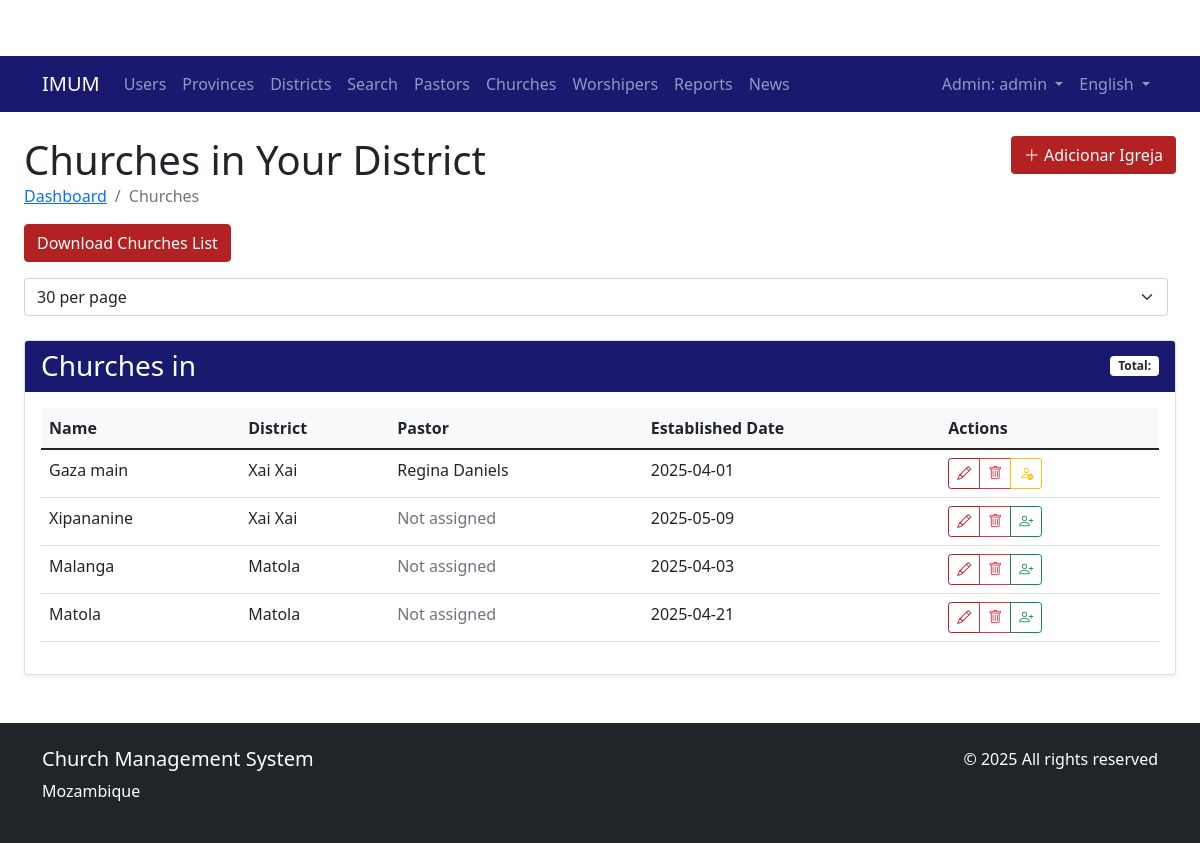
The page /churches/ (signed in) on the database its author committed.
### church/models.py (models this page shows, shortened)
class User(AbstractUser):
    ROLE_CHOICES = (
        ('ADMIN', _('Admin')),
        ('MAIN_REVEREND', _('Main Reverend')),
        ('PASTOR', _('Pastor')),
    )
    GENDER_CHOICES = (
        ('M', _('Male')),
        ('F', _('Female')),
        ('O', _('Other')),
    )
    PASTOR_CATEGORY_CHOICES = (
        ('DEACON', _('Deacon')),
        ('PROBATIONARY', _('Probationary')),
        ('PRESBYTER', _('Presbyter')),
    )
    role = models.CharField(max_length=20, choices=ROLE_CHOICES, default='PASTOR')
    phone_number = models.CharField(max_length=20, blank=True, null=True)
    profile_picture = models.ImageField(upload_to='profile_pics/', blank=True, null=True)
    address = models.TextField(blank=True, null=True)
    gender = models.CharField(max_length=1, choices=GENDER_CHOICES, blank=True, null=True)
    date_of_birth = models.DateField(blank=True, null=True)
    created_by = models.ForeignKey(
        'self',
        on_delete=models.SET_NULL,
        null=True,
        blank=True,
        related_name='created_users',
        verbose_name=_('Created By')
    )
    groups = models.ManyToManyField(
        Group,
        verbose_name=_('groups'),
        blank=True,
        help_text=_(
            'The groups this user belongs to. A user will get all permissions '
            'granted to each of their groups.'
        ),
        related_name="church_user_set",
        related_query_name="church_user",
    )
    user_permissions = models.ManyToManyField(
        Permission,
        verbose_name=_('user permissions'),
        blank=True,
        help_text=_('Specific permissions for this user.'),
        related_name="church_user_set",
        related_query_name="church_user",
    )
    pastor_category = models.CharField(
        max_length=20,
        choices=PASTOR_CATEGORY_CHOICES,
        null=True,
        blank=True,
        verbose_name=_('Pastor Category')
    )
    class Meta:
        verbose_name = _('user')
        verbose_name_plural = _('users')

class Church(models.Model):
    name = models.CharField(max_length=200)
    district = models.ForeignKey(District, on_delete=models.CASCADE, related_name='churches')
    pastor = models.ForeignKey(User, on_delete=models.SET_NULL, null=True, blank=True,
                             limit_choices_to={'role': 'PASTOR'}, related_name = 'churches')
    address = models.TextField()
    established_date = models.DateField()
    class Meta:
        verbose_name = _('Church')
        verbose_name_plural = _('Churches')
        ordering = ['name']

class District(models.Model):
    name = models.CharField(max_length=100)
    province = models.ForeignKey(Province, on_delete=models.CASCADE, related_name='districts')
    main_reverend = models.ForeignKey(User, on_delete=models.SET_NULL, null=True, blank=True,
                                    limit_choices_to={'role': 'MAIN_REVEREND'})
    class Meta:
        verbose_name = _('District')
        verbose_name_plural = _('Districts')
        ordering = ['province', 'name']
        unique_together = ('name', 'province')

### church/views.py (the view)
# urls.py: path('churches/', views.church_list, name='church_list'),
@login_required
def church_list(request):
    if request.user.is_superuser or request.user.role == 'ADMIN':
        queryset = Church.objects.all().order_by('district', 'name')
    elif request.user.role == 'MAIN_REVEREND':
        district = District.objects.get(main_reverend=request.user)
        queryset = Church.objects.filter(district=district).order_by('name')
    else:
        messages.error(request, _('You do not have permission to view this page.'))
        return redirect('dashboard')
    churches, per_page = get_paginated_queryset(request, queryset)
    context = {
        'churches': churches,
        'per_page': per_page,
    }
    return render(request, 'church/reverend/church_list.html', context)

### church/views.py (called while the page is built)
def get_paginated_queryset(request, queryset, default_per_page=30):
    per_page = request.GET.get('per_page', default_per_page)
    try:
        per_page = int(per_page)
        if per_page not in [30, 50, 100]:
            per_page = default_per_page
    except ValueError:
        per_page = default_per_page
    paginator = Paginator(queryset, per_page)
    page = request.GET.get('page')
    paginated = paginator.get_page(page)
    return paginated, per_page

### templates/church/reverend/church_list.html (shortened to what this page needs)
{% extends "church/base.html" %}
{% load i18n %}
{% block content %}
<div class="container-fluid">
    <div class="row mb-4">
        <div class="col">
            <h1 class="mb-0">{% trans "Churches in Your District" %}</h1>
            <nav aria-label="breadcrumb">
                <ol class="breadcrumb">
                    <li class="breadcrumb-item"><a href="{% url 'church:dashboard' %}">{% trans "Dashboard" %}</a></li>
                    <li class="breadcrumb-item active" aria-current="page">{% trans "Churches" %}</li>
                </ol>
            </nav>
        </div>
        <div class="col-auto">
            <a href="{% url 'church:church_create' %}" class="btn" style="background-color: #B22222; color: white;">
                <i class="bi bi-plus-lg"></i> {% trans "Add Church" %}
            </a>
        </div>
        <div class="mb-3">
            <a href="{% url 'church:download_reports' %}?type=churches" class="btn btn-primary">{% trans "Download Churches List" %}</a>
        </div>
         <form class="d-flex">
            <select name="per_page" class="form-select me-2" onchange="this.form.submit()">
                <option value="30" {% if per_page == 30 %}selected{% endif %}>{% trans "30 per page" %}</option>
            </select>
        </form>
    </div>
    <div class="card shadow-sm">
        <div class="card-header" style="background-color: #191970; color: white;">
            <div class="d-flex justify-content-between align-items-center">
                <h3 class="card-title mb-0">
                    {% trans "Churches in" %} {{ request.user.district.name }}
                </h3>
                <span class="badge bg-white text-dark">
                    {% trans "Total" %}: {{ churches.count }}
                </span>
            </div>
        </div>
        <div class="card-body">
            {% if churches %}
            <div class="table-responsive">
                <table class="table table-hover">
                    <thead>
                        <tr>
                            <th>{% trans "Name" %}</th>
                            <th>{% trans "District" %}</th>
                            <th>{% trans "Pastor" %}</th>
                            <th>{% trans "Established Date" %}</th>
                            <th>{% trans "Actions" %}</th>
                        </tr>
                    </thead>
                    <tbody>
                        {% for church in churches %}
                        <tr>
                            <td>{{ church.name }}</td>
                            <td>{{ church.district.name }}</td>
                            <td>
                                {% if church.pastor %}
                                    {{ church.pastor.get_full_name }}
                                {% else %}
                                    <span class="text-muted">{% trans "Not assigned" %}</span>
                                {% endif %}
                            </td>
                            <td>{{ church.established_date|date:"Y-m-d" }}</td>
                            <td>
                                <div class="btn-group btn-group-sm">
                                    <a href="{% url 'church:church_edit' church.pk %}" class="btn btn-outline-primary" title="{% trans 'Edit' %}">
                                        <i class="bi bi-pencil"></i>
                                    </a>
                                    <a href="{% url 'church:church_delete' church.id %}" class="btn btn-sm btn-outline-danger" title="{% trans 'Delete Church' %}">
                            <i class="bi bi-trash"></i>
                        </a>
                                    {% if user.is_superuser or user.role == 'ADMIN' %}
                                        {% if not church.pastor %}
                                        <a href="{% url 'church:pastor_assign_church' %}?church={{ church.pk }}"
                                           class="btn btn-outline-success" title="{% trans 'Assign Pastor' %}">
                                            <i class="bi bi-person-plus"></i>
                                        </a>
                                        {% else %}
                                        <a href="{% url 'church:unassign_pastor' church.pk %}"
                                           class="btn btn-outline-warning" title="{% trans 'Unassign Pastor' %}">
                                            <i class="bi bi-person-dash"></i>
                                        </a>
                                        {% endif %}
                                    {% endif %}
                                </div>
                            </td>
                        </tr>
                        {% endfor %}
                    </tbody>
                </table>
            </div>
            {% endif %}
        </div>
    </div>
</div>
{% endblock %}

### templates/church/base.html (shortened to what this page needs)
<!DOCTYPE html>
{% load i18n static %}
<html lang="{% if LANGUAGE_CODE %}{{ LANGUAGE_CODE }}{% else %}en{% endif %}">
<head>
    <link href="https://cdn.jsdelivr.net/npm/bootstrap@5.1.3/dist/css/bootstrap.min.css" rel="stylesheet">
    <link rel="stylesheet" href="https://cdn.jsdelivr.net/npm/bootstrap-icons@1.8.1/font/bootstrap-icons.css">
    <link rel="stylesheet" href="{% static 'css/custom.css' %}">
</head>
<body>
    <nav class="navbar navbar-expand-lg navbar-dark" style="background-color: #191970;">
        <div class="container">
            <a class="navbar-brand" href="{% url 'church:dashboard' %}">IMUM</a>
            <div class="collapse navbar-collapse" id="navbarNav">
                <ul class="navbar-nav me-auto">
                    {% if user.is_authenticated %}
                        {% if user.is_superuser or user.role == 'ADMIN' %}
                            <li class="nav-item">
                                <a class="nav-link" href="{% url 'church:user_list' %}">{% trans "Users" %}</a>
                            </li>
                            <li class="nav-item">
                                <a class="nav-link" href="{% url 'church:province_list' %}">{% trans "Provinces" %}</a>
                            </li>
                            <li class="nav-item">
                                <a class="nav-link" href="{% url 'church:district_list' %}">{% trans "Districts" %}</a>
                            </li>
                            <li class="nav-item">
                                <a class="nav-link" href="{% url 'church:search' %}">{% trans "Search" %}</a>
                            </li>
                        {% endif %}
                        {% if user.is_superuser or user.role == 'ADMIN' or user.role == 'MAIN_REVEREND' %}
                            <li class="nav-item">
                                <a class="nav-link" href="{% url 'church:pastor_list' %}">{% trans "Pastors" %}</a>
                            </li>
                            <li class="nav-item">
                                <a class="nav-link" href="{% url 'church:church_list' %}">{% trans "Churches" %}</a>
                            </li>
                        {% endif %}
                        <li class="nav-item">
                            <a class="nav-link" href="{% url 'church:worshiper_list' %}">{% trans "Worshipers" %}</a>
                        </li>
                        <li class="nav-item">
                            <a class="nav-link" href="{% url 'church:reports' %}">{% trans "Reports" %}</a>
                        </li>
                        <li class="nav-item">
                            <a class="nav-link" href="{% url 'church:news_list' %}">{% trans "News" %}</a>
                        </li>
                    {% endif %}
                </ul>
                <ul class="navbar-nav">
                    {% if user.is_authenticated %}
                        <li class="nav-item dropdown">
                            <a class="nav-link dropdown-toggle" href="#" id="navbarDropdown" role="button" data-bs-toggle="dropdown">
                                {{ user.get_role_display }}: {{ user.username }}
                            </a>
                        </li>
                    {% else %}
                        <li class="nav-item">
                            <a class="nav-link" href="{% url 'church:login' %}">{% trans "Login" %}</a>
                        </li>
                    {% endif %}
                    <li class="nav-item dropdown">
                        <a class="nav-link dropdown-toggle" href="#" id="languageDropdown" role="button" data-bs-toggle="dropdown">
                            {% if LANGUAGE_CODE == 'pt' %}Português{% else %}English{% endif %}
                        </a>
                    </li>
                </ul>
            </div>
        </div>
    </nav>
    <div class="container-fluid mt-4">
        {% block content %}
        {% endblock %}
    </div>
    <footer class="bg-dark text-white py-4 mt-5">
        <div class="container">
            <div class="row">
                <div class="col-md-6">
                    <h5>{% trans "Church Management System" %}</h5>
                    <p>{% trans "Mozambique" %}</p>
                </div>
                <div class="col-md-6 text-md-end">
                    <p>&copy; {% now "Y" %} {% trans "All rights reserved" %}</p>
                </div>
            </div>
        </div>
    </footer>
</body>
</html>

### static/css/custom.css (style rules this page uses)
:root { --primary-color: #B22222; --secondary-color: #191970; }
body { padding-top: 56px; }
.btn-primary { background-color: var(--primary-color); border-color: var(--primary-color); }
.btn-outline-primary { color: var(--primary-color); border-color: var(--primary-color); }
.navbar { background-color: var(--secondary-color) !important; }
.card-header { font-weight: 600; }
.table th { background-color: #f8f9fa; }

### rows shown on the page
User: role "Admin", username "admin"
Church: name "Gaza main", district.name "Xai Xai", pastor.get_full_name "Regina Daniels", established_date "2025-04-01"
Church: name "Xipananine", district.name "Xai Xai", established_date "2025-05-09"
Church: name "Malanga", district.name "Matola", established_date "2025-04-03"
Church: name "Matola", district.name "Matola", established_date "2025-04-21"
